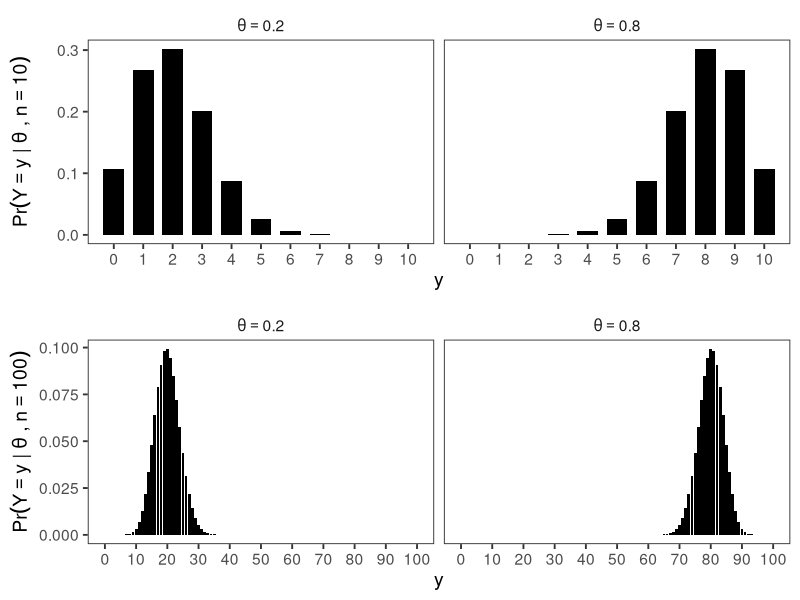

This figure's R source:
## ---- chunk 1
library(ggplot2)
library(dplyr)
library(tidyr)
library(cowplot)

# helper: make facet labels parse as plotmath
make_theta_labels <- function(df) {
  df %>%
    mutate(theta_lab = paste0("theta==", as.character(theta)))
}

# -------------------------
# Figure for n = 10
# -------------------------
n_val <- 10
thetas <- c(0.2, 0.8)

df10 <- expand_grid(theta = thetas, y = 0:n_val) %>%
  mutate(p = dbinom(y, size = n_val, prob = theta)) %>%
  make_theta_labels()

p10 <- ggplot(df10, aes(x = y, y = p)) +
  geom_col(width = 0.7, fill = "black") +
  facet_wrap(~ theta_lab, nrow = 1, labeller = label_parsed) +
  scale_x_continuous(breaks = 0:n_val) +
  labs(
    x = "y",
    y = expression(Pr(Y == y ~ "|" ~ theta ~ "," ~ n == 10))
  ) +
  theme_bw(base_size = 14) +
  theme(
    panel.grid = element_blank(),
    strip.background = element_blank()
  )

# -------------------------
# Figure for n = 100
# -------------------------
n_val <- 100

df100 <- expand_grid(theta = thetas, y = 0:n_val) %>%
  mutate(p = dbinom(y, size = n_val, prob = theta)) %>%
  make_theta_labels()

p100 <- ggplot(df100, aes(x = y, y = p)) +
  geom_col(width = 0.9, fill = "black") +
  facet_wrap(
    ~ theta_lab,
    nrow = 1,
    labeller = label_parsed
  ) +
  scale_x_continuous(breaks = seq(0, 100, by = 10)) +
  labs(
    x = "y",
    y = expression(Pr(Y == y ~ "|" ~ theta ~ "," ~ n == 100))
  ) +
  theme_bw(base_size = 14) +
  theme(
    panel.grid = element_blank(),
    strip.background = element_blank()
  )

# -------------------------
# Combine using cowplot
# -------------------------
final_plot <- plot_grid(p10, p100, ncol = 1, align = "v")
final_plot
